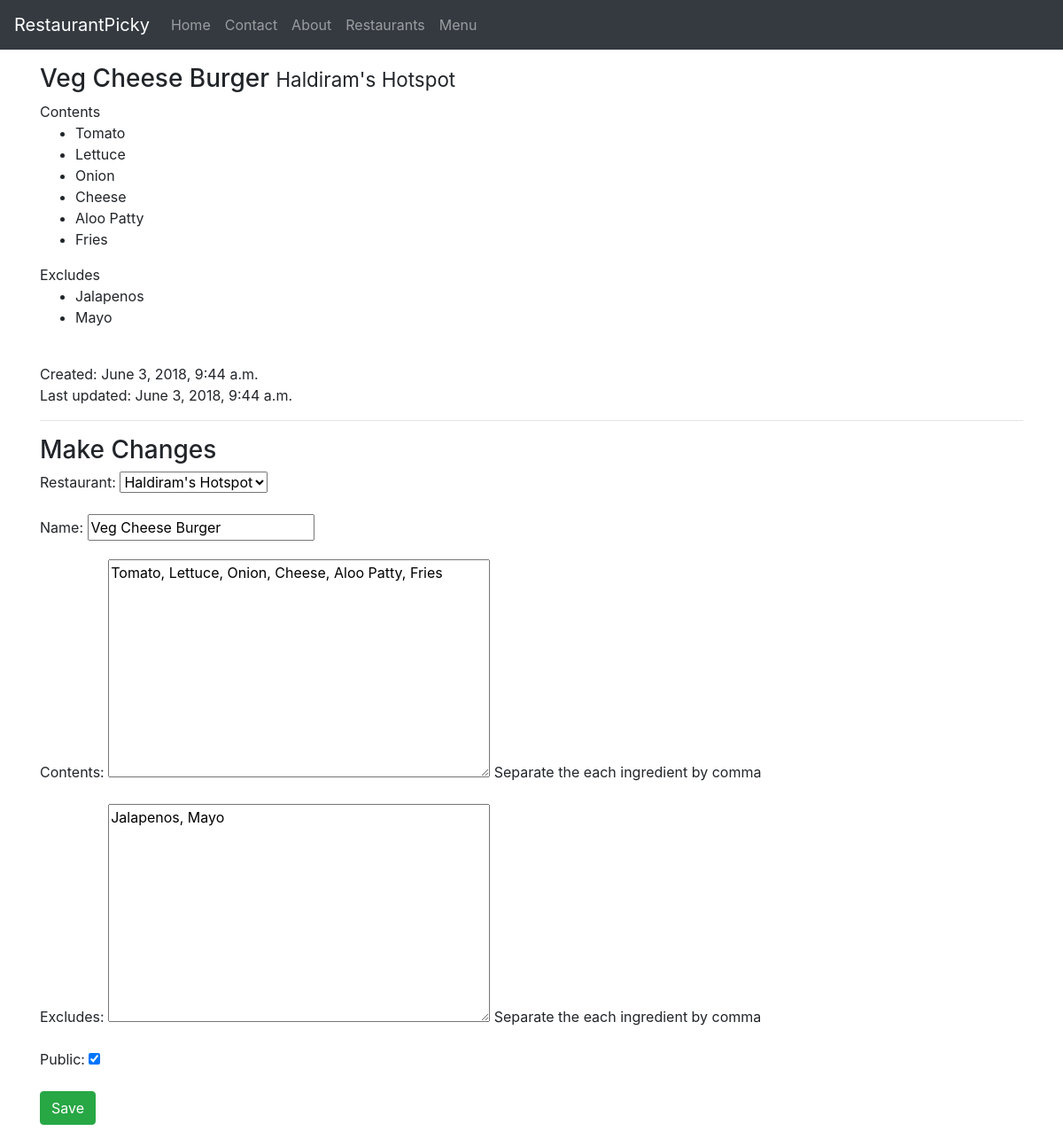
The page /menu/1/ (signed in) on the database its author committed.
### menu/models.py (models this page shows, shortened)
class Item(models.Model):
	user 		= models.ForeignKey(settings.AUTH_USER_MODEL)
	restaurant 	= models.ForeignKey(RestaurantLocation)
	name 		= models.CharField(max_length=120)
	contents 	= models.TextField(help_text="Separate the each ingredient by comma")
	excludes 	= models.TextField(blank=True, null=True, help_text="Separate the each ingredient by comma")
	public 		= models.BooleanField(default=True)
	timestamp	= models.DateTimeField(auto_now_add=True)
	updated		= models.DateTimeField(auto_now=True)
	class Meta:
		ordering = ['-updated', '-timestamp']
	def get_contents(self):
		return self.contents.split(",")
	def get_excludes(self):
		return self.excludes.split(",")

### restaurants/models.py (models this page shows, shortened)
class RestaurantLocation(models.Model):
	owner 		= models.ForeignKey(User) # class_instance.model_set.all()
	name 		= models.CharField(max_length=120)
	location 	= models.CharField(max_length=120, null=True, blank=True)
	city 		= models.CharField(max_length=120, null=True, blank=True)
	category 	= models.CharField(max_length=120, null=True, blank=True, validators=[validate_category])
	timestamp 	= models.DateTimeField(auto_now_add=True)
	updated 	= models.DateTimeField(auto_now=True)
	slug 		= models.SlugField(null=True, blank=True)
	objects = RestaurantLocationManager() # Important to add!!
	def __str__(self):
		return self.name

### menu/views.py (the view)
# urls.py: url(r'^(?P<pk>\d+)/$', ItemUpdateView.as_view(), name="detail"),
class ItemUpdateView(LoginRequiredMixin, UpdateView):
	form_class = ItemForm
	template_name = "menu/detail-update.html"
	def get_queryset(self):
		return Item.objects.filter(user=self.request.user)
	def get_context_data(self, *args, **kwargs):
		context = super(ItemUpdateView, self).get_context_data(*args, **kwargs)
		context["title"] = "Update Item"
		return context
	def get_form_kwargs(self):
		kwargs = super(ItemUpdateView, self).get_form_kwargs()
		kwargs['user'] = self.request.user
		return kwargs

### menu/forms.py
class ItemForm(forms.ModelForm):
	class Meta:
		model = Item
		fields = [
			'restaurant',
			'name',
			'contents',
			'excludes',
			'public'
		]
	def __init__(self, user=None, *args, **kwargs):
		print(user)
		super(ItemForm, self).__init__(*args, **kwargs)
		self.fields['restaurant'].queryset = RestaurantLocation.objects.filter(owner=user) #.exclude(item__isnull=False)

### restaurants/models.py (called while the page is built)
	def get_queryset(self):
		return RestaurantLocationQuerySet(self.model, using=self._db)

### menu/templates/menu/detail-update.html
{% extends "base.html" %}
{% block content %}
	<h3>{{ object.name }} <small>{{ object.restaurant.name }}</small></h3>
	{% if object.contents %}
	Contents
	<ul>
		{% for item in object.get_contents %}
		<li>{{ item }}</li>
		{% endfor %}
	</ul>
	{% endif %}
	{% if object.excludes %}
	Excludes
	<ul>
		{% for item in object.get_excludes %}
		<li>{{ item }}</li>
		{% endfor %}
	</ul>
	{% endif %}
	<br>
	Created: {{ object.timestamp }}<br>
	Last updated: {{ object.updated }}
	<hr>
	<h3>Make Changes</h3>
	{% include "snippets/form-snippet.html" with form=form %}
{% endblock content %}

### templates/snippets/form-snippet.html
<form method="POST"> {% csrf_token %}
	{{ form.as_p }}
 	<button class="btn btn-success" type="submit">Save</button>
</form>

### rows shown on the page
Item: name "Veg Cheese Burger", restaurant.name "Haldiram's Hotspot", timestamp "June 3, 2018, 9:44 a.m.", updated "June 3, 2018, 9:44 a.m.", restaurant "Haldiram's Hotspot", contents "Tomato, Lettuce, Onion, Cheese, Aloo Patty, Fries", excludes "Jalapenos, Mayo", public "☑"
RestaurantLocation: name "Veg Cheese Burger"

### other values the page prints
{{ item }} "Tomato" "Lettuce" "Onion" "Cheese" "Aloo Patty" "Fries"
{{ item }} "Jalapenos" "Mayo"
